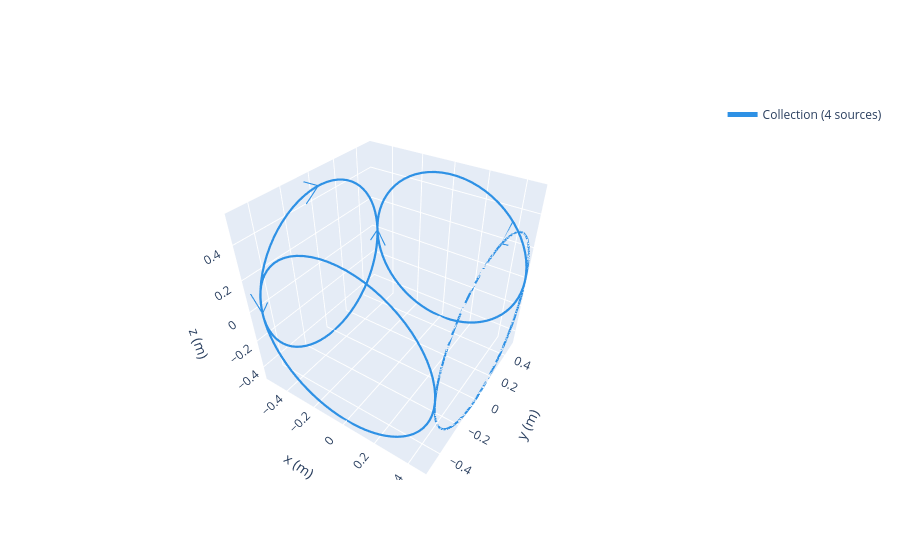

Notebook cell for this chart:
### Code cell
collection = mp.Collection([y1, y2, x1, x2], override_parent=True)
mp.show(collection)

### Figure 1 — Plotly figure (JSON) as saved in the notebook; plotly's stock layout.template omitted (floating-point values rounded to 4 significant figures; data arrays with more than 128 entries replaced by an {"elided": "..."} marker saying what was removed)
{"data": [{"legendgroup": "Collection(id=4870867408)", "mode": "lines", "name": "Collection (4 sources)", "opacity": 1, "showlegend": true, "x": [-0.56, -0.5, -0.44, NaN, -0.56, -0.5, -0.44, NaN, -0.5, -0.5, -0.5, NaN, 0.5, 0.5, 0.5, NaN], "y": [-0.5, -0.5, -0.5, NaN, 0.5, 0.5, 0.5, NaN, -0.1, 6.123e-17, -0.1, NaN, 0.1, 6.123e-17, 0.1, NaN], "z": [0.1, -6.123e-17, 0.1, NaN, -0.1, -6.123e-17, -0.1, NaN, 0.56, 0.5, 0.44, NaN, 0.56, 0.5, 0.44, NaN], "type": "scatter3d", "line": {"width": 2.2, "dash": "solid", "color": "#2e91e5"}}, {"legendgroup": "Collection(id=4870867408)", "mode": "lines", "name": "Collection (4 sources)", "opacity": 1, "showlegend": false, "x": {"elided": "292 float values"}, "y": {"elided": "292 float values"}, "z": {"elided": "292 float values"}, "type": "scatter3d", "line": {"width": 4.4, "dash": "solid", "color": "#2e91e5"}}], "layout": {"scene": {"xaxis": {"range": [-0.56, 0.5], "autorange": false, "title": {"text": "x (m)"}}, "yaxis": {"range": [-0.53, 0.53], "autorange": false, "title": {"text": "y (m)"}}, "zaxis": {"range": [-0.5, 0.56], "autorange": false, "title": {"text": "z (m)"}}, "aspectratio": {"x": 1, "y": 1, "z": 1}, "camera": {"eye": {"x": 1, "y": -1.5, "z": 1.4}}, "aspectmode": "manual"}, "legend": {"itemsizing": "constant"}}}
